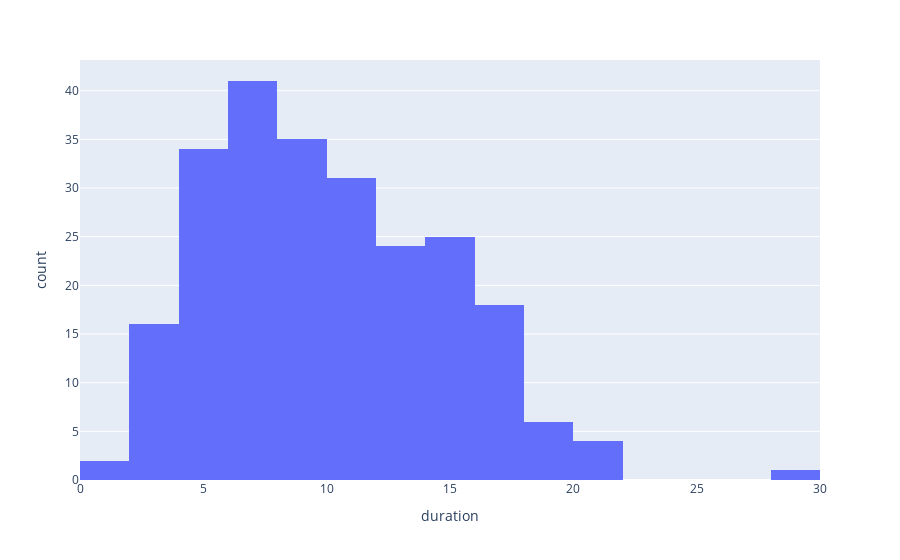

This figure's notebook cell:
### Code cell
fig = px.histogram(df, x="duration", nbins = 20)
fig.show()

### Figure 1 — Plotly figure (JSON) as saved in the notebook; plotly's stock layout.template omitted (floating-point values rounded to 4 significant figures; data arrays with more than 128 entries replaced by an {"elided": "..."} marker saying what was removed)
{"data": [{"alignmentgroup": "True", "bingroup": "x", "hovertemplate": "duration=%{x}<br>count=%{y}<extra></extra>", "legendgroup": "", "marker": {"color": "#636efa", "pattern": {"shape": ""}}, "name": "", "nbinsx": 20, "offsetgroup": "", "orientation": "v", "showlegend": false, "type": "histogram", "x": {"elided": "237 float values"}, "xaxis": "x", "yaxis": "y"}], "layout": {"autosize": true, "barmode": "relative", "legend": {"tracegroupgap": 0}, "margin": {"t": 60}, "xaxis": {"anchor": "y", "autorange": true, "domain": [0, 1], "range": [0, 30], "title": {"text": "duration"}, "type": "linear"}, "yaxis": {"anchor": "x", "autorange": true, "domain": [0, 1], "range": [0, 43.16], "title": {"text": "count"}}}}
